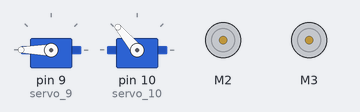
A sketch run on a simulated Arduino Uno, built with avr-gcc and run on an emulated ATmega328P. Parts: 2 × servo, 2 × DC motor (green arrow = forward, orange = backward, longer = faster).

Above: at 0.1 s.
At 0.6 s:
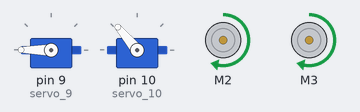
At 11.6 s:
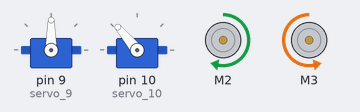
At 12.1 s:
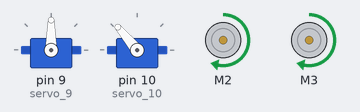
At 24.1 s:
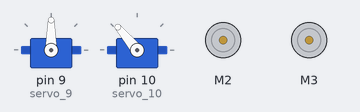
At 36.1 s:
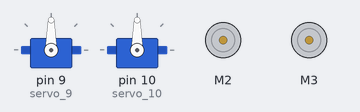
Timing chart, 0 to 37.6 s (numbered marks = the images above):
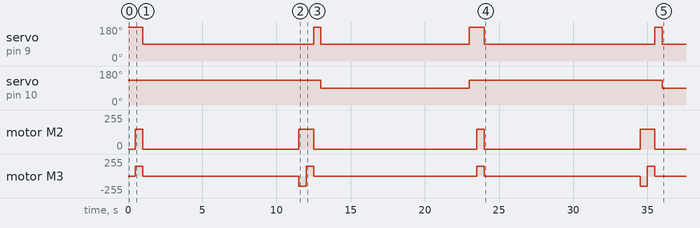

Measured:
- by itself, servo on pin 9 (servo_9): goes 90° 11.5 s, 180° 0.50 s, 90° 10.0 s, 180° 1.0 s, 90° 11.5 s, 180° 0.50 s, then 90°
- by itself, servo on pin 10 (servo_10): 130° → 90° at 13.0 s, → 130° 10.0 s later, → 90° 13.0 s later
- by itself, motor M2: stopped → forward 150/255 at 0.50 s, → stopped 0.50 s later, → forward 150/255 10.5 s later, → stopped 1.0 s later, … (8 changes in this stretch)
- by itself, motor M3: stopped → forward 150/255 at 0.50 s, → stopped 0.50 s later, → backward 150/255 10.5 s later, → forward 150/255 0.50 s later, … (10 changes in this stretch)

The sketch:

catch.ino
```cpp
#include <Servo.h>
#include <AFMotor.h>
Servo servo_9;
Servo servo_10;

AF_DCMotor motor_dc_1(2, MOTOR12_64KHZ);
AF_DCMotor motor_dc_2(3, MOTOR34_64KHZ);

void stop() {
  motor_dc_1.setSpeed(0);
  motor_dc_1.run(RELEASE);
  motor_dc_2.setSpeed(0);
  motor_dc_2.run(RELEASE);
}

void release(){
  motor_dc_1.setSpeed(150);
  motor_dc_1.run(FORWARD);
  motor_dc_2.setSpeed(150);
  motor_dc_2.run(FORWARD);
  delay(500);
  stop();
  servo_9.write(180);
  delay(500);
  servo_9.write(90);
  servo_10.write(90);
}

void catching() {
  servo_10.write(130);
  servo_9.write(180);
  delay(500);
  motor_dc_1.setSpeed(150);
  motor_dc_1.run(FORWARD);
  motor_dc_2.setSpeed(150);
  motor_dc_2.run(FORWARD);
  delay(500);
  stop();
  servo_9.write(90);
  delay(500);
}

void setup() {
  servo_9.attach(9);
  servo_10.attach(10);
}

void loop() {
  catching();
  delay(10000);
  motor_dc_1.setSpeed(150);
  motor_dc_1.run(FORWARD);
  motor_dc_2.setSpeed(150);
  motor_dc_2.run(BACKWARD);
  delay(500);
  release();
  delay(10000);
}
```
